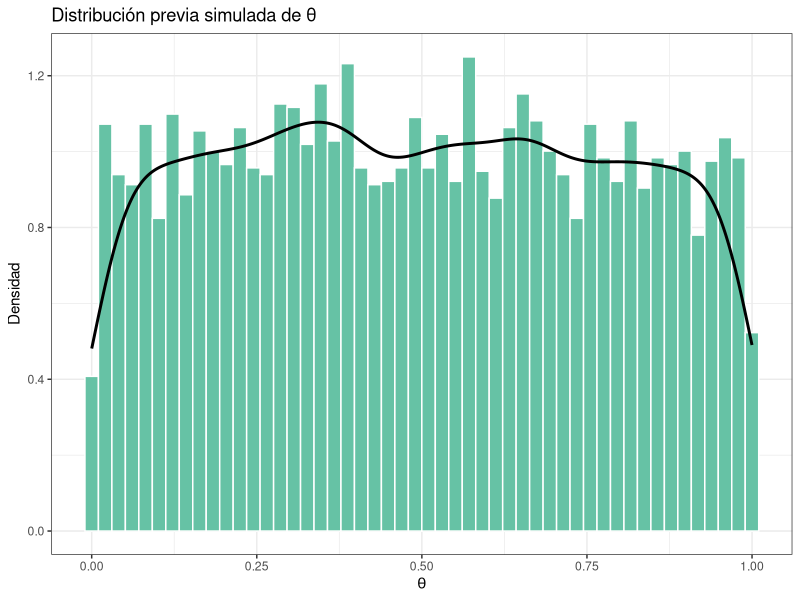
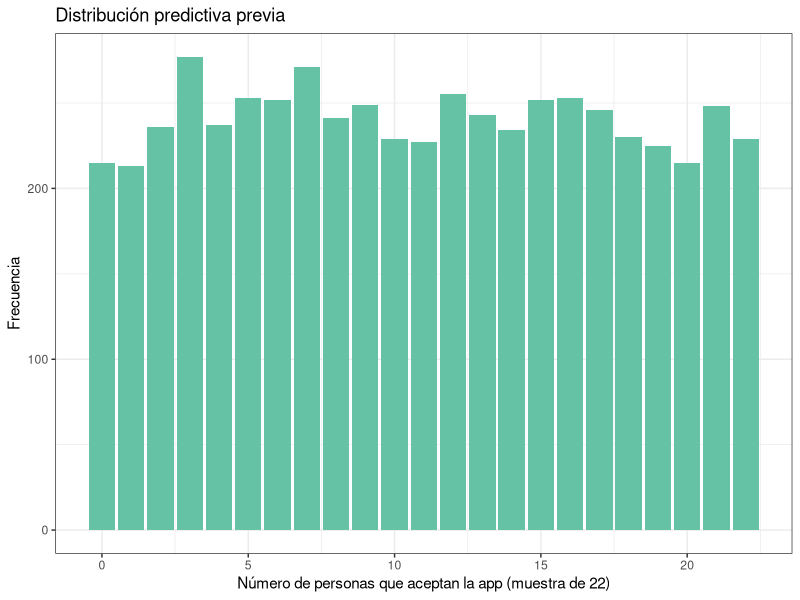
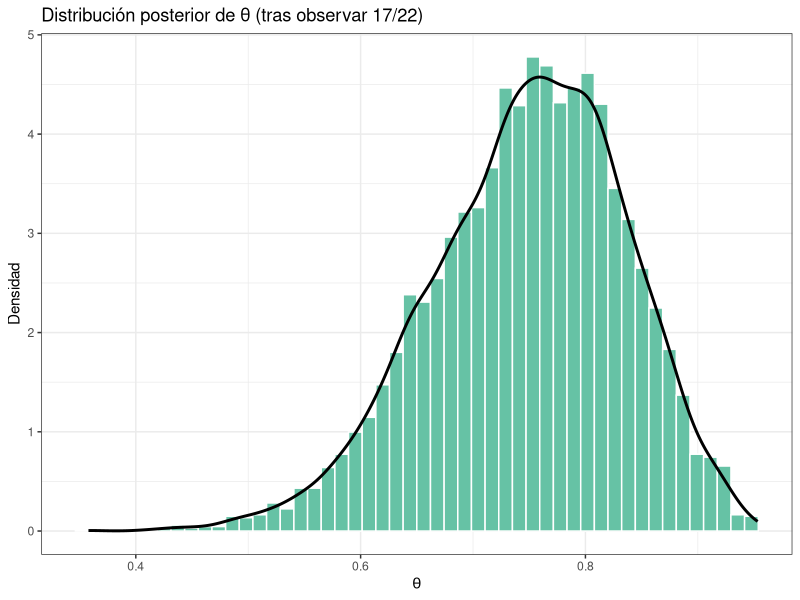
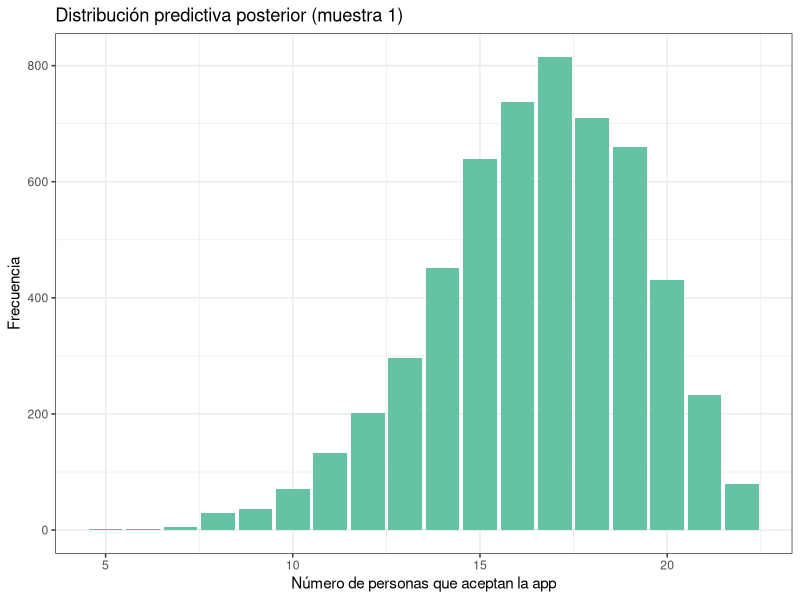
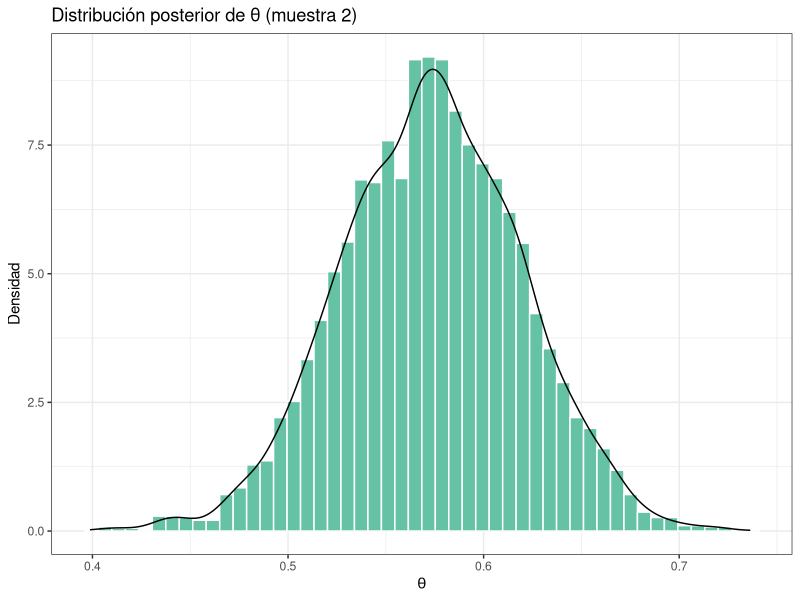
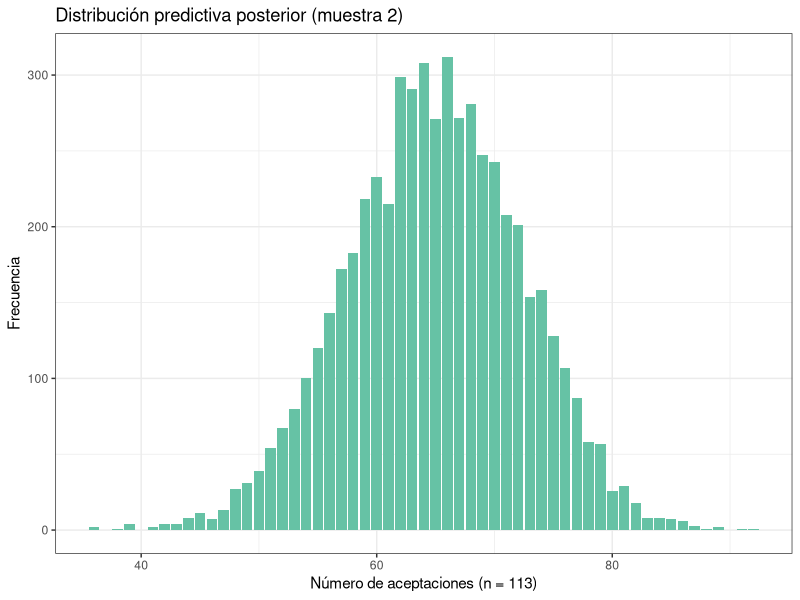
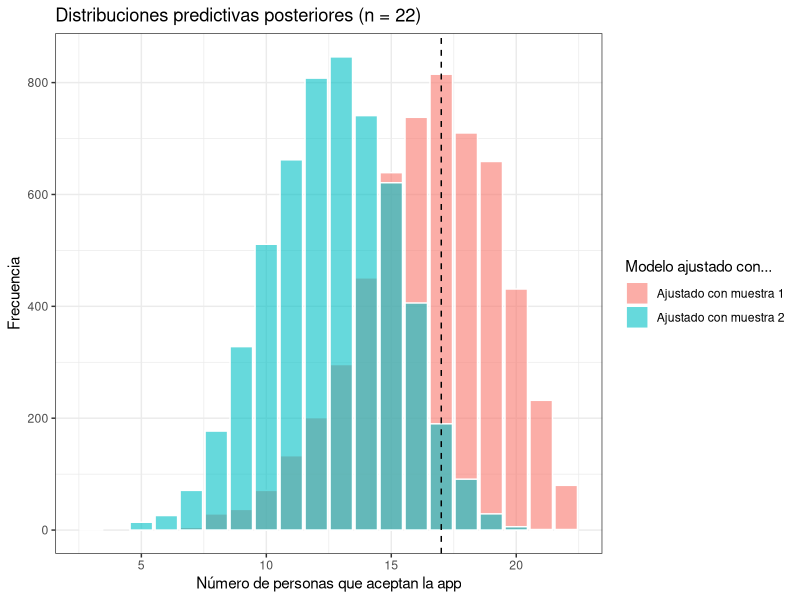
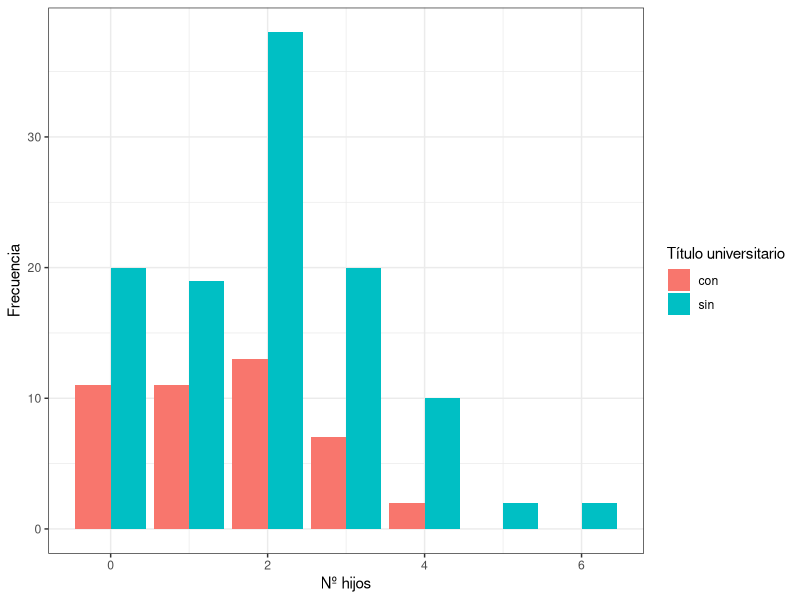

Write R code to recreate these figures, in order.
## ---- chunk 1
#| message: false

# Paquetes:
library(tidyverse)
library(RColorBrewer)
library(scales)


# Configuración de la salida gráfica:

PALETA <- brewer.pal(8, "Set2") # Colores por defecto
color_defecto <- PALETA[1]      # Color por defecto
options(ggplot2.discrete.colour = PALETA)

theme_set(theme_bw()) # Tema "neutro" para la representación gráfica

# Redondea los números reales "inline":
options(digits = 3L)                
options(knitr.digits.signif = FALSE)

# Inicializa la semilla aleatoria:
set.seed(20250327)
## ---- chunk 2
aceptacion_muestra_1 <- tibble(
  id_participante   = 1:22,
  resp_descarga_app = c(
    "Si", "Si", "No", "No", "Si", "Si", "Si", "Si", "No", "Si", "Si",
    "Si", "Si", "Si", "Si", "Si", "No", "Si", "No", "Si", "Si", "Si"
  )
)

# Tamaño de la muestra (necesario para enunciados más adelante)
n_muestra_1 <- aceptacion_muestra_1 |> count() |> pull()

aceptacion_muestra_2 <- tibble(
  id_participante   = 1:113,
  resp_descarga_app = c(
    "Si", "Si", "No", "No", "Si", "Si", "Si", "Si", "No", "Si", "Si",
    "Si", "Si", "Si", "Si", "Si", "No", "Si", "No", "Si", "Si", "Si", 
    "No", "Si", "Si", "Si", "Si", "No", "No", "Si", "No", "Si", "Si", 
    "Si", "Si", "Si", "No", "Si", "No", "No", "Si", "No", "Si", "Si", 
    "No", "No", "No", "Si", "No", "No", "Si", "Si", "No", "No", "Si", 
    "No", "Si", "No", "No", "No", "Si", "Si", "No", "Si", "Si", "No", 
    "Si", "Si", "No", "Si", "Si", "No", "Si", "No", "Si", "No", "Si", 
    "No", "No", "No", "Si", "Si", "No", "No", "Si", "Si", "No", "No", 
    "No", "Si", "Si", "No", "Si", "Si", "No", "Si", "Si", "Si", "Si", 
    "No", "Si", "No", "No", "No", "No", "No", "Si", "No", "No", "Si", 
    "Si", "Si", "Si"
  )
)
## ---- chunk 3
# Parámetros de la Beta(1,1)
a <- 1
b <- 1

# Media y varianza teórica
media_teorica <- a / (a + b)
var_teorica <- (a * b) / ((a + b)^2 * (a + b + 1))

# Queremos una precisión de 0.01 con 99% de confianza
z <- qnorm(0.995)
precision <- 0.01

n_sim <- ceiling((z * sqrt(var_teorica) / precision)^2)
n_sim

# Simulamos n_sim valores de theta desde una Beta(1,1)
theta_prev <- rbeta(n_sim, shape1 = a, shape2 = b)

# Calculamos la media y varianza empírica
media_simulada <- mean(theta_prev)
var_simulada <- var(theta_prev)

# Mostramos los resultados
media_simulada
var_simulada

# Comparación
tibble(
  tipo = c("Teórica", "Simulada"),
  media = c(media_teorica, media_simulada),
  varianza = c(var_teorica, var_simulada)
)

library(ggplot2)

ggplot(tibble(theta = theta_prev), aes(x = theta)) +
  geom_histogram(aes(y = after_stat(density)), bins = 50, fill = color_defecto, color = "white") +
  geom_density(color = "black", linewidth = 1) +
  labs(title = "Distribución previa simulada de θ", x = expression(theta), y = "Densidad")


## ---- chunk 4
# Tamaño de la muestra 1 (n = 22 personas)
n_muestra_1 <- 22

# Para cada valor de theta simulado, genero un número de "síes" en una muestra de 22 personas
y_prev <- rbinom(n_sim, size = n_muestra_1, prob = theta_prev)

#representación de la distribución predictiva previa 
ggplot(tibble(y = y_prev), aes(x = y)) +
  geom_bar(fill = color_defecto) +
  labs(
    title = "Distribución predictiva previa",
    x = "Número de personas que aceptan la app (muestra de 22)",
    y = "Frecuencia"
  )

## ---- chunk 5

aceptacion_muestra_1 <- tibble(
  id_participante   = 1:22,
  resp_descarga_app = c(
    "Si", "Si", "No", "No", "Si", "Si", "Si", "Si", "No", "Si", "Si",
    "Si", "Si", "Si", "Si", "Si", "No", "Si", "No", "Si", "Si", "Si"
  )
)

#número de síes de la primera muestra
y_obs <- aceptacion_muestra_1 |> 
  filter(resp_descarga_app == "Si") |> 
  count() |> 
  pull()

#cálculo de probabilidades 
# Centil: proporción de simulaciones menores que el valor observado
centil <- mean(y_prev < y_obs)

# P(≥ y_obs): probabilidad de obtener un valor igual o mayor
p_mayor_igual <- mean(y_prev >= y_obs)

# P(≤ y_obs): probabilidad de obtener un valor igual o menor
p_menor_igual <- mean(y_prev <= y_obs)

# Mostramos todo junto
tibble(
  "Valor observado" = y_obs,
  "Centil (P<y_obs)" = centil,
  "P(y >= obs)" = p_mayor_igual,
  "P(y <= obs)" = p_menor_igual
)

## ---- chunk 6
#SIMULACIÓN THETA DESDE LA POSTERIOR
# Parámetros actualizados con conjugación
a_post <- a + y_obs
b_post <- b + n_muestra_1 - y_obs

# Simulamos n_sim valores de theta posterior
theta_post <- rbeta(n_sim, shape1 = a_post, shape2 = b_post)

#REPRESENTAR LA DISTRIBUCIÓN POSTERIOR

ggplot(tibble(theta = theta_post), aes(x = theta)) +
  geom_histogram(aes(y = after_stat(density)), bins = 50, fill = color_defecto, color = "white") +
  geom_density(color = "black", linewidth = 1) +
  labs(title = "Distribución posterior de θ (tras observar 17/22)", x = expression(theta), y = "Densidad")

## ---- chunk 7
#SIMULAR RESULTADOS 
y_post <- rbinom(n_sim, size = n_muestra_1, prob = theta_post)

#REPRESENTAR LA DISTRIBUCIÓN PREDICTIVA POSTERIOR
ggplot(tibble(y = y_post), aes(x = y)) +
  geom_bar(fill = color_defecto) +
  labs(
    title = "Distribución predictiva posterior (muestra 1)",
    x = "Número de personas que aceptan la app",
    y = "Frecuencia"
  )

## ---- chunk 8

aceptacion_muestra_2 <- tibble(
  id_participante   = 1:113,
  resp_descarga_app = c(
    "Si", "Si", "No", "No", "Si", "Si", "Si", "Si", "No", "Si", "Si",
    "Si", "Si", "Si", "Si", "Si", "No", "Si", "No", "Si", "Si", "Si", 
    "No", "Si", "Si", "Si", "Si", "No", "No", "Si", "No", "Si", "Si", 
    "Si", "Si", "Si", "No", "Si", "No", "No", "Si", "No", "Si", "Si", 
    "No", "No", "No", "Si", "No", "No", "Si", "Si", "No", "No", "Si", 
    "No", "Si", "No", "No", "No", "Si", "Si", "No", "Si", "Si", "No", 
    "Si", "Si", "No", "Si", "Si", "No", "Si", "No", "Si", "No", "Si", 
    "No", "No", "No", "Si", "Si", "No", "No", "Si", "Si", "No", "No", 
    "No", "Si", "Si", "No", "Si", "Si", "No", "Si", "Si", "Si", "Si", 
    "No", "Si", "No", "No", "No", "No", "No", "Si", "No", "No", "Si", 
    "Si", "Si", "Si"
  )
)

# Número de "sí" en la muestra 2
y_obs_2 <- aceptacion_muestra_2 |> 
  filter(resp_descarga_app == "Si") |> 
  count() |> 
  pull()

# Tamaño muestral (por si acaso)
n_muestra_2 <- aceptacion_muestra_2 |> count() |> pull()

#Generar la distribución posterior de theta 

# Mantenemos la misma prior: Beta(1,1)
a_post_2 <- a + y_obs_2
b_post_2 <- b + n_muestra_2 - y_obs_2

# Simulamos valores de θ desde la posterior con muestra 2
theta_post_2 <- rbeta(n_sim, shape1 = a_post_2, shape2 = b_post_2)

#SIMULAR LA DISTRIBUCIÓN PREDICTIVA POSTERIOR 
y_post_2 <- rbinom(n_sim, size = n_muestra_2, prob = theta_post_2)

# Distribución posterior de θ
ggplot(tibble(theta = theta_post_2), aes(x = theta)) +
  geom_histogram(aes(y = after_stat(density)), bins = 50, fill = color_defecto, color = "white") +
  geom_density(color = "black") +
  labs(title = "Distribución posterior de θ (muestra 2)", x = expression(theta), y = "Densidad")

# Distribución predictiva posterior
ggplot(tibble(y = y_post_2), aes(x = y)) +
  geom_bar(fill = color_defecto) +
  labs(
    title = "Distribución predictiva posterior (muestra 2)",
    x = "Número de aceptaciones (n = 113)",
    y = "Frecuencia"
  )


## ---- chunk 9

# Simulamos nuevas muestras de tamaño 22 con theta de muestra 2
y_post_2_n22 <- rbinom(n_sim, size = n_muestra_1, prob = theta_post_2)

#REPRESENTAMOS AMBAS DISTRIBUCIONES JUNTAS 

# Unimos los datos en un solo tibble
comparacion_pred <- bind_rows(
  tibble(origen = "Ajustado con muestra 1", y = y_post),
  tibble(origen = "Ajustado con muestra 2", y = y_post_2_n22)
)

# Gráfico
ggplot(comparacion_pred, aes(x = y, fill = origen)) +
  geom_bar(position = "identity", alpha = 0.6, color = "white") +
  geom_vline(xintercept = y_obs, linetype = "dashed", color = "black") +
  labs(
    title = "Distribuciones predictivas posteriores (n = 22)",
    x = "Número de personas que aceptan la app",
    y = "Frecuencia",
    fill = "Modelo ajustado con..."
  )


## ---- chunk 10
# Probabilidad de obtener un valor mayor o igual que 17
p_mayor_igual_17 <- mean(y_post_2_n22 >= y_obs)

# Probabilidad de obtener un valor menor o igual que 17
p_menor_igual_17 <- mean(y_post_2_n22 <= y_obs)

# Resultado en tabla
tibble(
  "Valor observado" = y_obs,
  "P(y >= 17)" = p_mayor_igual_17,
  "P(y <= 17)" = p_menor_igual_17
)

## ---- chunk 11
valor_p_ppc <- 2 * min(
  mean(y_post_2_n22 >= y_obs),
  mean(y_post_2_n22 <= y_obs)
)
valor_p_ppc

## ---- chunk 12
# Simulamos muestra de tamaño 113 con theta ajustado a muestra 1
y_post_n113_desde_m1 <- rbinom(n_sim, size = n_muestra_2, prob = theta_post)

y_obs_2

valor_p_ppc_inv <- 2 * min(
  mean(y_post_n113_desde_m1 >= y_obs_2),
  mean(y_post_n113_desde_m1 <= y_obs_2)
)
valor_p_ppc_inv

## ---- chunk 13
fertilidad_gss_1990 <- tibble(
  titulo_uni = c("sin" |> rep(7),                 "con" |> rep(5)),
  n_hijos    = c(0:6,                             0:4),
  frecuencia = c(20L, 19L, 38L, 20L, 10L, 2L, 2L, 11L, 11L, 13L, 7L, 2L)
) |>
  # Rellena los niveles para hacer ambas muestras más "comparables":
  complete(titulo_uni, n_hijos, fill = list(frecuencia = 0))

fert_estadisticos <- fertilidad_gss_1990 |>
  group_by(titulo_uni) |>
  summarize(y = sum(n_hijos * frecuencia), n = sum(frecuencia))

fert_estadisticos # y = nº hijos en cada grupo, n = nº mujeres en cada grupo

fertilidad_gss_1990 |>
  ggplot(aes(n_hijos, frecuencia, fill = titulo_uni)) +
  geom_col(position = "dodge") +
  labs(fill = "Título universitario", x  = "Nº hijos", y = "Frecuencia")
## ---- chunk 14
A_PRE <- 2L
B_PRE <- 1L

params_fertilidad <- fert_estadisticos |> mutate(
  a_post = A_PRE + y,
  b_post = B_PRE + n
)

params_fertiliad_sin <- params_fertilidad |>
  filter(titulo_uni == "sin") 
a_post_sin <- params_fertiliad_sin |> pull(a_post)
b_post_sin <- params_fertiliad_sin |> pull(b_post)

params_fertiliad_con <- params_fertilidad |>
  filter(titulo_uni == "con") 
a_post_con <- params_fertiliad_con |> pull(a_post)
b_post_con <- params_fertiliad_con |> pull(b_post)
## ---- chunk 15
fertilidad_gss_1990 <- tibble(
  titulo_uni = c("sin" |> rep(7),                 "con" |> rep(5)),
  n_hijos    = c(0:6,                             0:4),
  frecuencia = c(20L, 19L, 38L, 20L, 10L, 2L, 2L, 11L, 11L, 13L, 7L, 2L)
) |>
  complete(titulo_uni, n_hijos, fill = list(frecuencia = 0))

fert_estadisticos <- fertilidad_gss_1990 |>
  group_by(titulo_uni) |>
  summarize(y = sum(n_hijos * frecuencia), n = sum(frecuencia))
fert_estadisticos <- fertilidad_gss_1990 |>
  group_by(titulo_uni) |>
  summarize(y = sum(n_hijos * frecuencia), n = sum(frecuencia))

#parámetro posteriores 

A_PRE <- 2L
B_PRE <- 1L

params_fertilidad <- fert_estadisticos |> mutate(
  a_post = A_PRE + y,
  b_post = B_PRE + n
)

#extraer parámetros para cada grupo 

# Sin título universitario
a_post_sin <- params_fertilidad |> filter(titulo_uni == "sin") |> pull(a_post)
b_post_sin <- params_fertilidad |> filter(titulo_uni == "sin") |> pull(b_post)

# Con título universitario
a_post_con <- params_fertilidad |> filter(titulo_uni == "con") |> pull(a_post)
b_post_con <- params_fertilidad |> filter(titulo_uni == "con") |> pull(b_post)


#simular muestras 

n_sim <- 1e6  # 10^6 muestras

lambda_sin <- rgamma(n_sim, shape = a_post_sin, rate = b_post_sin)
lambda_con <- rgamma(n_sim, shape = a_post_con, rate = b_post_con)


#representar las distribuciones 

tibble(
  lambda = c(lambda_sin, lambda_con),
  grupo = rep(c("Sin título", "Con título"), each = n_sim)
) |>
  ggplot(aes(x = lambda, fill = grupo)) +
  geom_density(alpha = 0.6) +
  labs(
    title = "Distribución posterior de la tasa de fertilidad (λ)",
    x = expression(lambda),
    y = "Densidad",
    fill = "Grupo"
  )


## ---- chunk 16

#simular hijos 
# Distribución predictiva posterior: nº de hijos de una mujer simulada
hijos_pred_sin <- rpois(n_sim, lambda_sin)
hijos_pred_con <- rpois(n_sim, lambda_con)

#representar ambas distribuciones 
tibble(
  hijos = c(hijos_pred_sin, hijos_pred_con),
  grupo = rep(c("Sin título", "Con título"), each = n_sim)
) |>
  ggplot(aes(x = hijos, fill = grupo)) +
  geom_bar(position = "dodge") +
  labs(
    title = "Distribución predictiva posterior: número de hijos",
    x = "Número de hijos",
    y = "Frecuencia",
    fill = "Grupo"
  )


## ---- chunk 17
fert_pred <- tibble(
  hijos = c(hijos_pred_sin, hijos_pred_con),
  grupo = rep(c("Sin título", "Con título"), each = n_sim)
)

#filtrar mujeres 4 o más hijos 
fert_4omas <- fert_pred |> 
  filter(hijos >= 4)

#Calcular proporciones y odds 
# Recuento por grupo
tabla <- fert_4omas |> count(grupo)

# Probabilidades condicionales
prob_sin <- tabla |> filter(grupo == "Sin título") |> pull(n) / sum(tabla$n)
prob_con <- tabla |> filter(grupo == "Con título") |> pull(n) / sum(tabla$n)

# Odds de que NO tenga título
odds_no_titulo <- prob_sin / prob_con

# Resultado
tibble(
  "P(sin título | ≥4 hijos)" = prob_sin,
  "P(con título | ≥4 hijos)" = prob_con,
  "Odds (sin / con)" = odds_no_titulo
)

## ---- chunk 18
prob_con_mas_hijos <- mean(hijos_pred_con > hijos_pred_sin)
prob_con_mas_hijos

## ---- chunk 19
# Probabilidad conjunta de 0 hijos y sin título
p_0_sin <- mean(hijos_pred_sin == 0)

# Probabilidad conjunta de 0 hijos y con título
p_0_con <- mean(hijos_pred_con == 0)

# Resultado
tibble(
  "P(hijos = 0 y sin título)" = p_0_sin,
  "P(hijos = 0 y con título)" = p_0_con
)

## ---- chunk 20
# Tablas de frecuencia simuladas (Poisson) por grupo
tab_sin <- as_tibble(table(hijos = hijos_pred_sin)) |>
  mutate(grupo = "Sin título", hijos = as.integer(hijos))

tab_con <- as_tibble(table(hijos = hijos_pred_con)) |>
  mutate(grupo = "Con título", hijos = as.integer(hijos))

# Unir ambas tablas
tab <- bind_rows(tab_sin, tab_con)

# Calcular proporciones simuladas y completar hasta 11 hijos
prop_con_titulo <- tab |>
  pivot_wider(names_from = grupo, values_from = n, values_fill = 0) |>
  mutate(
    total = `Con título` + `Sin título`,
    prop_con = `Con título` / total
  ) |>
  complete(hijos = 0:11, fill = list(prop_con = 0))

# Calcular proporciones empíricas y completar hasta 11 hijos
prop_empirica <- fertilidad_gss_1990 |>
  group_by(n_hijos) |>
  summarize(
    con_titulo = sum(frecuencia[titulo_uni == "con"]),
    sin_titulo = sum(frecuencia[titulo_uni == "sin"]),
    total = con_titulo + sin_titulo,
    prop_con = con_titulo / total
  ) |>
  complete(n_hijos = 0:11, fill = list(prop_con = 0))

# Gráfico combinado
ggplot(prop_con_titulo, aes(x = hijos, y = prop_con)) +
  geom_col(fill = color_defecto, alpha = 0.6) +
  geom_line(data = prop_empirica, aes(x = n_hijos, y = prop_con), color = "black", size = 1.2) +
  scale_x_continuous(breaks = 0:11) +
  labs(
    title = "Proporción de mujeres con título según nº de hijos",
    x = "Número de hijos",
    y = "Proporción con título"
  )

## ---- chunk 21
# Se extrae aquí un valor para utilizar más adelante
n_con <- fert_estadisticos |> filter(titulo_uni == "con") |> pull(n)
## ---- chunk 22
max_poisson <- function(lambda, n) {
  
  # COMPLETAR AQUÍ EL CUERPO DE LA FUNCIÓN
  muestra <- rpois(n, lambda)
  max(muestra)
}

## ---- chunk 23

library(purrr)


max_poisson <- function(lambda, n) {
  muestra <- rpois(n, lambda)
  max(muestra)
}


n_con <- fert_estadisticos |> 
  filter(titulo_uni == "con") |> 
  pull(n)


max_empirico_con <- fertilidad_gss_1990 |> 
  filter(titulo_uni == "con", frecuencia > 0) |> 
  summarize(max_hijos = max(n_hijos)) |> 
  pull()


maximos_simulados <- map_dbl(lambda_con, max_poisson, n = n_con)


valor_p_ppc_max <- mean(maximos_simulados <= max_empirico_con)
valor_p_ppc_max

## ---- chunk 24
prop_real_con_3omas <- fertilidad_gss_1990 |>
  filter(titulo_uni == "con") |>
  summarize(prop = sum(frecuencia[n_hijos >= 3]) / sum(frecuencia)) |>
  pull()

prop_sim_con_3omas <- mean(hijos_pred_con >= 3)

# Nueva función: proporción con >=3 hijos en una muestra simulada
prop_3omas_fn <- function(lambda, n) {
  mean(rpois(n, lambda) >= 3)
}

# Aplicamos la función a todas las muestras simuladas
prop_3omas_sim <- map_dbl(lambda_con, prop_3omas_fn, n = n_con)

valor_p_ppc_3omas <- mean(prop_3omas_sim >= prop_real_con_3omas)
valor_p_ppc_3omas

